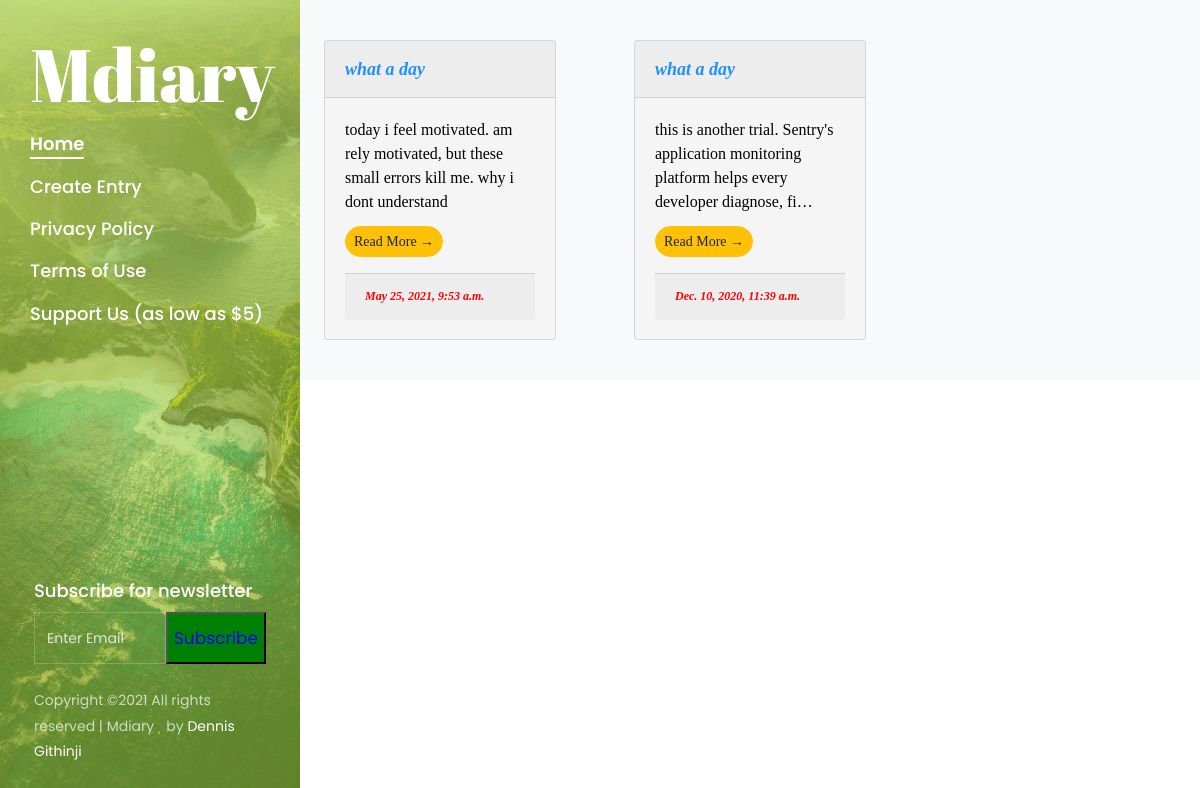
Page /ionize/ (signed in) on the committed database.
### landingpage/models.py (models this page shows, shortened)
class Diary(models.Model):
    diary_title = models.CharField(max_length=200, default='', null=True)
    diary_editor = models.TextField()
    diary_time_created = models.DateTimeField(auto_now_add=True)

### landingpage/views.py (the view)
# urls.py: path('ionize/', views.Ionize, name='ionize'),
@login_required(login_url='login')
@csrf_exempt
def Ionize(request):
    diary_entry = Diary.objects.order_by('-diary_time_created')
    context = {'diary_entry':diary_entry}
    return render(request, 'mdiary/ionize.html', context)

### landingpage/templates/mdiary/ionize.html (shortened to what this page needs)
{% load static %}
<!DOCTYPE html>
<html lang="en">
  <head>
    <link rel="stylesheet" href="{% static 'mdiary/ionize/css/open-iconic-bootstrap.min.css' %} ">
    <link rel="stylesheet" href="{% static 'mdiary/ionize/css/animate.css' %}">
    <link rel="stylesheet" href="{% static 'mdiary/ionize/css/owl.carousel.min.css' %}">
    <link rel="stylesheet" href="{% static 'mdiary/ionize/css/owl.theme.default.min.css' %}">
    <link rel="stylesheet" href="{% static 'mdiary/ionize/css/magnific-popup.css' %}">
    <link rel="stylesheet" href="{% static 'mdiary/ionize/css/aos.css' %}">
    <link rel="stylesheet" href="{% static 'mdiary/ionize/css/ionicons.min.css' %}">
    <link rel="stylesheet" href="{% static 'mdiary/ionize/css/bootstrap-datepicker.css' %}">
    <link rel="stylesheet" href="{% static 'mdiary/ionize/css/jquery.timepicker.css' %}">
    <link rel="stylesheet" href="{% static 'mdiary/ionize/css/flaticon.css' %}">
    <link rel="stylesheet" href="{% static 'mdiary/ionize/css/icomoon.css' %}">
    <link rel="stylesheet" href="{% static 'mdiary/ionize/css/style.css' %}">
  </head>
  <body>
	<div id="colorlib-page">
		<aside id="colorlib-aside" role="complementary" class="js-fullheight img" style="background-image: url({% static 'mdiary/ionize/images/image_2.jpg' %});">
			<h1 id="colorlib-logo" class="mb-4"><a href="#">Mdiary</a></h1>
			<nav id="colorlib-main-menu" role="navigation">
				<ul>
					<li class="colorlib-active"><a href="{% url 'home' %}">Home</a></li>
					<li><a href="{% url 'editor' %}">Create Entry</a></li>
					<li><a href="{% url 'privacy' %}">Privacy Policy</a></li>
          <li><a href="{% url 'terms' %}">Terms of Use</a></li>
          <li><a href="{% url 'store' %}">Support Us (as low as $5)</a></li>
				</ul>
			</nav>
			<div class="colorlib-footer">
				<div class="mb-4">
					<h3>Subscribe for newsletter</h3>
					<form action="#" class="colorlib-subscribe-form">
            <div class="form-group d-flex">
            	<div class="icon"><span class="icon-paper-plane"></span></div>
              <input type="text" class="form-control" placeholder="Enter Email Address">
              <button class="btn-sucess" style="color: blue; background-color: green;">Subscribe</button>
            </div>
          </form>
				</div>
				<p class="pfooter">
	  Copyright &copy;<script>document.write(new Date().getFullYear());</script> All rights reserved | Mdiary <i class="icon-heart" aria-hidden="true"></i> by <a href="#" target="_blank"> Dennis Githinji</a>
	  </p>
			</div>
		</aside>
		<div id="colorlib-main">
			<section class="ftco-section ftco-no-pt ftco-no-pb bg-light">
			<div class="container px-0">
				<div class="row ">
					{% for entry in diary_entry %}
							<div class="col-md-4 d-flex">
								<div class="ftco-animate">
									<div class="text p-4">
                            <div class="card text-white mb-3" style="max-width: 18rem; background-color:whitesmoke; height:300px;">
							<div class="card-header" style="color:dodgerblue; font-style: italic; font-size: 18px; font-weight: bold; font-family:Cantarell;">{{entry.diary_title}}</div>
                            <div class="card-body">
                                <h5 class="card-title" style="font-weight:normal;color: black; font-size: 16px; font-family:Times;">{{ entry.diary_editor|truncatechars:100}}</h5>
                                <p class="card-text"><a href="{% url 'entry-detail' entry.pk %}" class="btn btn-warning btn-sm" style="font-family:Times">Read More &rarr;</a></p>
                                <div class="card-footer" style="color:red; font-style: italic; font-size: 12px; font-weight: bold; font-family:Cantarell;">{{entry.diary_time_created}}</div>
                                </div>
                        </div>
                        </div>
								</div>
							</div>
					{% endfor %}
				</div>
			</div>
		</section>
		</div>
		</div>
  </body>
</html>

### landingpage/static/mdiary/ionize/css/icomoon.css (style rules this page uses)
[class^="icon-"], [class*=" icon-"] { font-family: 'icomoon' !important; speak: none; font-style: normal; font-weight: normal; font-variant: normal; text-transform: none; line-height: 1; -webkit-font-smoothing: antialiased; -moz-osx-font-smoothing: grayscale; }
.icon-heart:before { content: "\f004"; }
.icon-paper-plane:before { content: "\f1d8"; }

### rows in the picture
Diary: diary_title "what a day", diary_editor "today i feel motivated. am rely motivated, but these small errors kill me. why i dont understand", diary_time_created "May 25, 2021, 9:53 a.m."
Diary: diary_title "what a day", diary_editor "this is another trial. Sentry's application monitoring platform helps every developer diagnose, fi…", diary_time_created "Dec. 10, 2020, 11:39 a.m."
